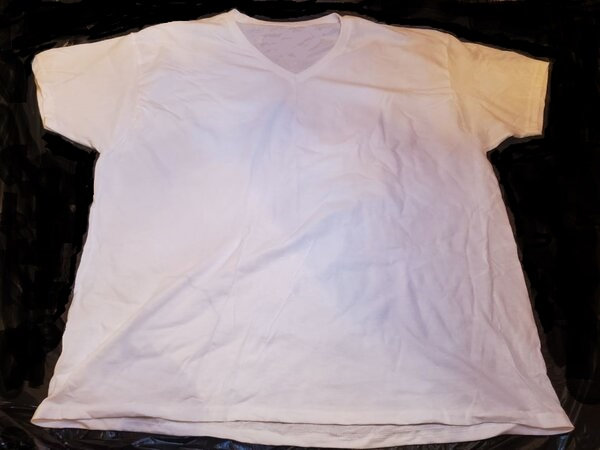
#> input picture feature_extractor/data/tshirt.jpg, 600 x 450 px
$ python harris_keypoint_detector2.py
#> lines starting #> are read from the running program, lines starting #| are printed output that depends on the picture; after the words box and inside, x2 and y2 are one past the last pixel; in counts of white or black regions, pixels touching at a corner belong together
# Project: Detect the Corners of Objects Using Harris Corner Detector
# Author: Addison Sears-Collins
# Date created: October 7, 2020
# Reference: https://stackoverflow.com/questions/7263621/how-to-find-corners-on-a-image-using-opencv/50556944

import cv2  # OpenCV library
import numpy as np  # NumPy scientific computing library
import math  # Mathematical functions

# The file name of your image goes here
fileName = '../data/tshirt.jpg'

# Read the image file
img = cv2.imread(fileName)
#> img is the input picture: shape (450, 600, 3); mean B, G, R 135.1, 131.8, 143.6

# Convert the image to grayscale
gray = cv2.cvtColor(img, cv2.COLOR_BGR2GRAY)
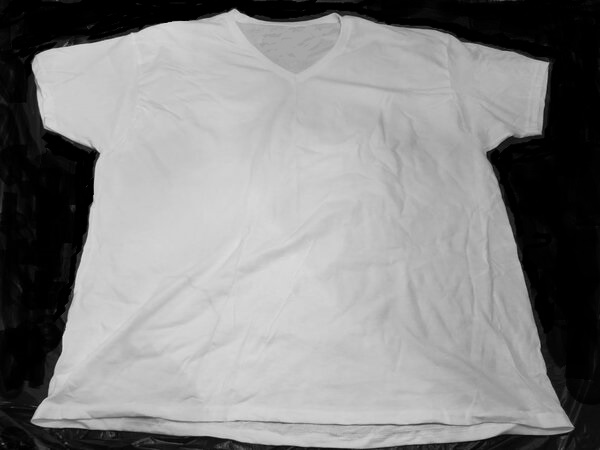
#> gray: shape (450, 600); min 0, max 222, mean 135.7

######## The code in this block is optional #########
## Turn the image into a black and white image and remove noise
## using opening and closing

# gray = cv2.threshold(gray, 75, 255, cv2.THRESH_BINARY)[1]

# kernel = np.ones((5,5),np.uint8)

# gray = cv2.morphologyEx(gray, cv2.MORPH_OPEN, kernel)
# gray = cv2.morphologyEx(gray, cv2.MORPH_CLOSE, kernel)

## To create a black and white image, it is also possible to use OpenCV's
## background subtraction methods to locate the object in a real-time video stream
## and remove shadows.
## See the following links for examples
## (e.g. Absolute Difference method, BackgroundSubtractorMOG2, etc.):
## https://automaticaddison.com/real-time-object-tracking-using-opencv-and-a-webcam/
## https://automaticaddison.com/motion-detection-using-opencv-on-raspberry-pi-4/

############### End optional block ##################

# Apply a bilateral filter.
# This filter smooths the image, reduces noise, while preserving the edges
bi = cv2.bilateralFilter(gray, 5, 75, 75)

# Apply Harris Corner detection.
# The four parameters are:
#   The input image
#   The size of the neighborhood considered for corner detection
#   Aperture parameter of the Sobel derivative used.
#   Harris detector free parameter
#   --You can tweak this parameter to get better results
#   --0.02 for tshirt, 0.04 for washcloth, 0.02 for jeans, 0.05 for contour_thresh_jeans
#   Source: https://docs.opencv.org/3.4/dc/d0d/tutorial_py_features_harris.html
dst = cv2.cornerHarris(bi, 2, 3, 0.02)
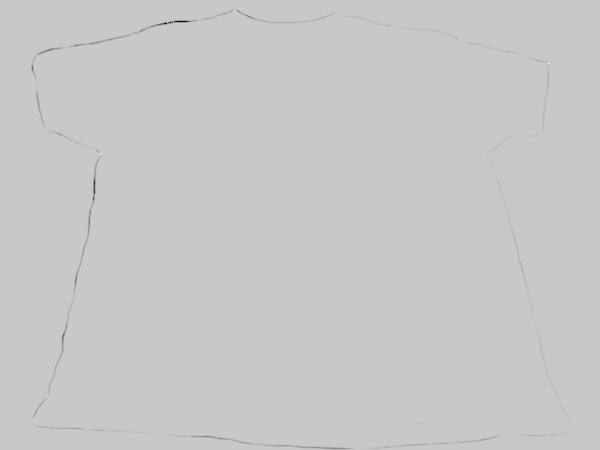
#> dst: shape (450, 600) float32; min -0.00504, max 0.00137, mean -7.96e-06; drawn with min black and max white

# Dilate the result to mark the corners
dst = cv2.dilate(dst, None)

# Create a mask to identify corners
mask = np.zeros_like(gray)

# All pixels above a certain threshold are converted to white
mask[dst > 0.01 * dst.max()] = 255

# Convert corners from white to red.
# img[dst > 0.01 * dst.max()] = [0, 0, 255]

# Create an array that lists all the pixels that are corners
coordinates = np.argwhere(mask)

# Convert array of arrays to lists of lists
coordinates_list = [l.tolist() for l in list(coordinates)]

# Convert list to tuples
coordinates_tuples = [tuple(l) for l in coordinates_list]

# Create a distance threshold
thresh = 50

# Compute the distance from each corner to every other corner.
def distance(pt1, pt2):
    (x1, y1), (x2, y2) = pt1, pt2
    dist = math.sqrt((x2 - x1) ** 2 + (y2 - y1) ** 2)
    return dist

# Keep corners that satisfy the distance threshold
coordinates_tuples_copy = coordinates_tuples
i = 1
for pt1 in coordinates_tuples:
    for pt2 in coordinates_tuples[i::1]:
        if (distance(pt1, pt2) < thresh):
            coordinates_tuples_copy.remove(pt2)
    i += 1

# Place the corners on a copy of the original image
img2 = img.copy()
for pt in coordinates_tuples:
    print(tuple(reversed(pt)))  # Print corners to the screen
    cv2.circle(img2, tuple(reversed(pt)), 10, (0, 0, 255), -1)
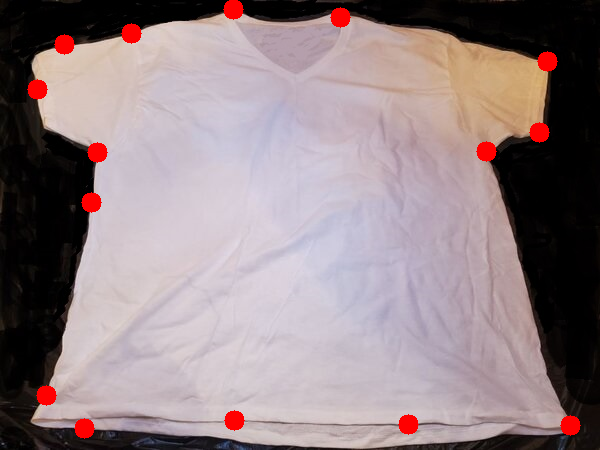
#> img2: shape (450, 600, 3); 1.76% of pixels changed, all inside (x1, y1, x2, y2) = (27, 0, 581, 439)
cv2.imshow('Image with 4 corners', img2)
# cv2.imwrite('harris_corners_jeans.jpg', img2)

# Exit OpenCV
if cv2.waitKey(0) & 0xff == 27:
#> (key Esc is pressed here)
    cv2.destroyAllWindows()

$ run again, with feature_extractor/data/jeans.jpg copied over feature_extractor/data/tshirt.jpg
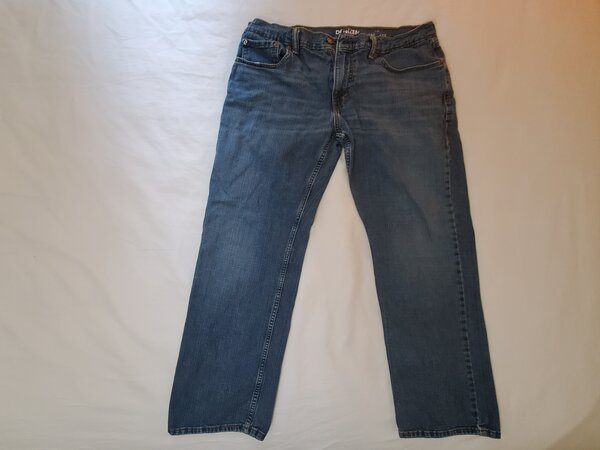
#> input picture feature_extractor/data/jeans.jpg, 600 x 450 px
#> img is the input picture: shape (450, 600, 3); mean B, G, R 133.3, 136.5, 141.5
#> `dst = cv2.dilate(dst, None)`:
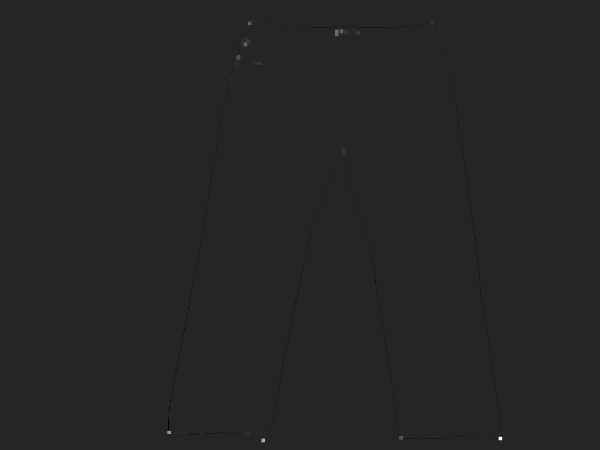
#> dst: shape (450, 600) float32; min -0.000125, max 0.000728, mean 4.08e-08; drawn with min black and max white
#> after the loop `for pt in coordinates_tuples:`:
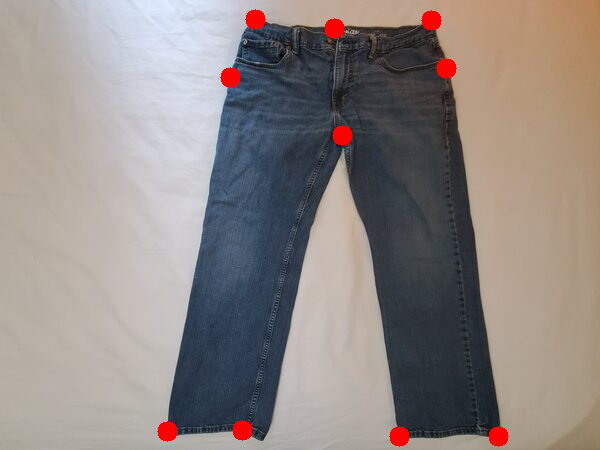
#> img2: shape (450, 600, 3); 1.17% of pixels changed, all inside (x1, y1, x2, y2) = (157, 9, 509, 447)
